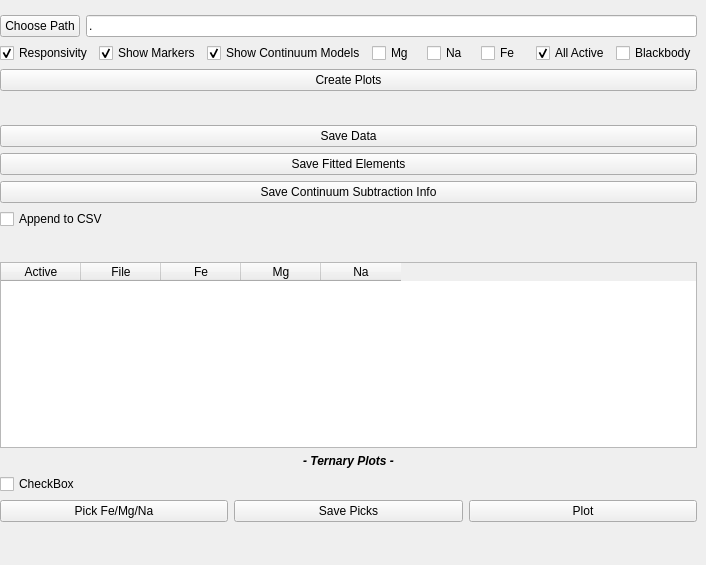
    <widget class="QWidget" name="tab_8">
     <attribute name="title">
      <string>Create Reports</string>
     </attribute>
     <widget class="QWidget" name="verticalLayoutWidget_4">
      <property name="geometry">
       <rect>
        <x>0</x>
        <y>15</y>
        <width>697</width>
        <height>541</height>
       </rect>
      </property>
      <layout class="QVBoxLayout" name="verticalLayout_3">
       <item>
        <layout class="QHBoxLayout" name="horizontalLayout_38">
         <item>
          <widget class="QPushButton" name="ChooseSavePath_button">
           <property name="text">
            <string>Choose Path</string>
           </property>
          </widget>
         </item>
         <item>
          <widget class="QLineEdit" name="SavePath_edit">
           <property name="text">
            <string>.</string>
           </property>
          </widget>
         </item>
        </layout>
       </item>
       <item>
        <layout class="QHBoxLayout" name="horizontalLayout_53">
         <item>
          <widget class="QCheckBox" name="ShowResponsivityPlot_check">
           <property name="text">
            <string>Responsivity</string>
           </property>
           <property name="checked">
            <bool>true</bool>
           </property>
          </widget>
         </item>
         <item>
          <widget class="QCheckBox" name="ShowMarkersPlot_check">
           <property name="text">
            <string>Show Markers</string>
           </property>
           <property name="checked">
            <bool>true</bool>
           </property>
          </widget>
         </item>
         <item>
          <widget class="QCheckBox" name="ShowContinuumModel_check">
           <property name="text">
            <string>Show Continuum Models</string>
           </property>
           <property name="checked">
            <bool>true</bool>
           </property>
          </widget>
         </item>
         <item>
          <widget class="QCheckBox" name="ShowMgPlot_check">
           <property name="text">
            <string>Mg</string>
           </property>
          </widget>
         </item>
         <item>
          <widget class="QCheckBox" name="ShowNaPlot_check">
           <property name="text">
            <string>Na</string>
           </property>
          </widget>
         </item>
         <item>
          <widget class="QCheckBox" name="ShowFePlot_check">
           <property name="text">
            <string>Fe</string>
           </property>
          </widget>
         </item>
         <item>
          <widget class="QCheckBox" name="ShowActivePlot_check">
           <property name="text">
            <string>All Active</string>
           </property>
           <property name="checked">
            <bool>true</bool>
           </property>
          </widget>
         </item>
         <item>
          <widget class="QCheckBox" name="ShowBlackbodyPlot_check">
           <property name="text">
            <string>Blackbody</string>
           </property>
          </widget>
         </item>
        </layout>
       </item>
       <item>
        <layout class="QHBoxLayout" name="horizontalLayout_33">
         <item>
          <widget class="QPushButton" name="SavePlot_button">
           <property name="text">
            <string>Create Plots</string>
           </property>
          </widget>
         </item>
        </layout>
       </item>
       <item>
        <spacer name="verticalSpacer_7">
         <property name="orientation">
          <enum>Qt::Vertical</enum>
         </property>
         <property name="sizeHint" stdset="0">
          <size>
           <width>20</width>
           <height>40</height>
          </size>
         </property>
        </spacer>
       </item>
       <item>
        <widget class="QPushButton" name="SaveData_button">
         <property name="text">
          <string>Save Data</string>
         </property>
        </widget>
       </item>
       <item>
        <widget class="QPushButton" name="SaveFittedElements_button">
         <property name="text">
          <string>Save Fitted Elements</string>
         </property>
        </widget>
       </item>
       <item>
        <widget class="QPushButton" name="SaveSubtractionInfo_button">
         <property name="text">
          <string>Save Continuum Subtraction Info</string>
         </property>
        </widget>
       </item>
       <item>
        <layout class="QHBoxLayout" name="AppendCSV_layout">
         <item>
          <widget class="QCheckBox" name="AppendToCSV_check">
           <property name="text">
            <string>Append to CSV</string>
           </property>
          </widget>
         </item>
        </layout>
       </item>
       <item>
        <spacer name="verticalSpacer_9">
         <property name="orientation">
          <enum>Qt::Vertical</enum>
         </property>
         <property name="sizeHint" stdset="0">
          <size>
           <width>20</width>
           <height>40</height>
          </size>
         </property>
        </spacer>
       </item>
       <item>
        <layout class="QVBoxLayout" name="verticalLayout">
         <item>
          <widget class="QTableWidget" name="NormalizationTable">
           <property name="minimumSize">
            <size>
             <width>0</width>
             <height>120</height>
            </size>
           </property>
           <property name="alternatingRowColors">
            <bool>true</bool>
           </property>
           <property name="selectionBehavior">
            <enum>QAbstractItemView::SelectRows</enum>
           </property>
           <property name="columnCount">
            <number>5</number>
           </property>
           <attribute name="horizontalHeaderDefaultSectionSize">
            <number>80</number>
           </attribute>
           <attribute name="horizontalHeaderStretchLastSection">
            <bool>false</bool>
           </attribute>
           <column>
            <property name="text">
             <string>Active</string>
            </property>
           </column>
           <column>
            <property name="text">
             <string>File</string>
            </property>
           </column>
           <column>
            <property name="text">
             <string>Fe</string>
            </property>
           </column>
           <column>
            <property name="text">
             <string>Mg</string>
            </property>
           </column>
           <column>
            <property name="text">
             <string>Na</string>
            </property>
           </column>
          </widget>
         </item>
         <item>
          <widget class="QLabel" name="label_27">
           <property name="font">
            <font>
             <weight>75</weight>
             <italic>true</italic>
             <bold>true</bold>
            </font>
           </property>
           <property name="text">
            <string>- Ternary Plots -</string>
           </property>
           <property name="alignment">
            <set>Qt::AlignCenter</set>
           </property>
          </widget>
         </item>
         <item>
          <layout class="QHBoxLayout" name="horizontalLayout_54">
           <item>
            <widget class="QCheckBox" name="checkBox_3">
             <property name="text">
              <string>CheckBox</string>
             </property>
            </widget>
           </item>
          </layout>
         </item>
         <item>
          <layout class="QHBoxLayout" name="horizontalLayout_37">
           <item>
            <widget class="QPushButton" name="pushButton_4">
             <property name="text">
              <string>Pick Fe/Mg/Na</string>
             </property>
            </widget>
           </item>
           <item>
            <widget class="QPushButton" name="pushButton_8">
             <property name="text">
              <string>Save Picks</string>
             </property>
            </widget>
           </item>
           <item>
            <widget class="QPushButton" name="TernaryPlot_button">
             <property name="text">
              <string>Plot</string>
             </property>
            </widget>
           </item>
          </layout>
         </item>
         <item>
          <spacer name="verticalSpacer_4">
           <property name="orientation">
            <enum>Qt::Vertical</enum>
           </property>
           <property name="sizeHint" stdset="0">
            <size>
             <width>20</width>
             <height>40</height>
            </size>
           </property>
          </spacer>
         </item>
        </layout>
       </item>
      </layout>
     </widget>
    </widget>
